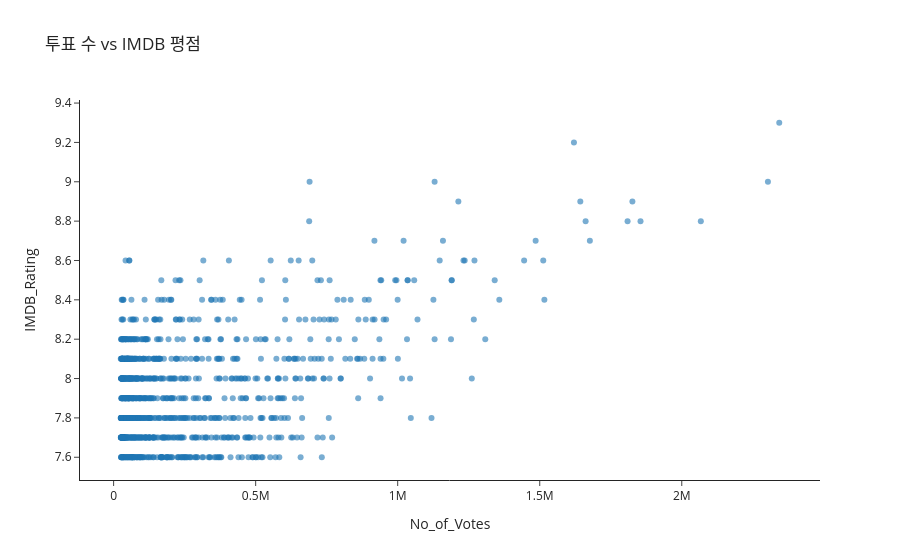

The cell this chart's notebook holds for it:
### Code cell
fig = px.scatter(
    imdb,
    x='No_of_Votes',
    y='IMDB_Rating',
    hover_name='Series_Title',      # 굵게 표시
    hover_data=['Released_Year',
                'Genre'],
    title='투표 수 vs IMDB 평점',
    template='simple_white',
    opacity=0.6
)
fig.show()
fig.write_html('imdb_scatter.html')

### Figure 1 — Plotly figure (JSON) as saved in the notebook; plotly's stock layout.template omitted (floating-point values rounded to 4 significant figures; data arrays with more than 128 entries replaced by an {"elided": "..."} marker saying what was removed)
{"data": [{"customdata": {"elided": "1000x2 str values"}, "hovertemplate": "<b>%{hovertext}</b><br><br>No_of_Votes=%{x}<br>IMDB_Rating=%{y}<br>Released_Year=%{customdata[0]}<br>Genre=%{customdata[1]}<extra></extra>", "hovertext": {"elided": "1000 str values"}, "legendgroup": "", "marker": {"color": "#1F77B4", "opacity": 0.6, "symbol": "circle"}, "mode": "markers", "name": "", "orientation": "v", "showlegend": false, "type": "scatter", "x": {"elided": "1000 int values"}, "xaxis": "x", "y": {"elided": "1000 float values"}, "yaxis": "y"}], "layout": {"legend": {"tracegroupgap": 0}, "title": {"text": "투표 수 vs IMDB 평점"}, "xaxis": {"anchor": "y", "domain": [0, 1], "title": {"text": "No_of_Votes"}}, "yaxis": {"anchor": "x", "domain": [0, 1], "title": {"text": "IMDB_Rating"}}}}
